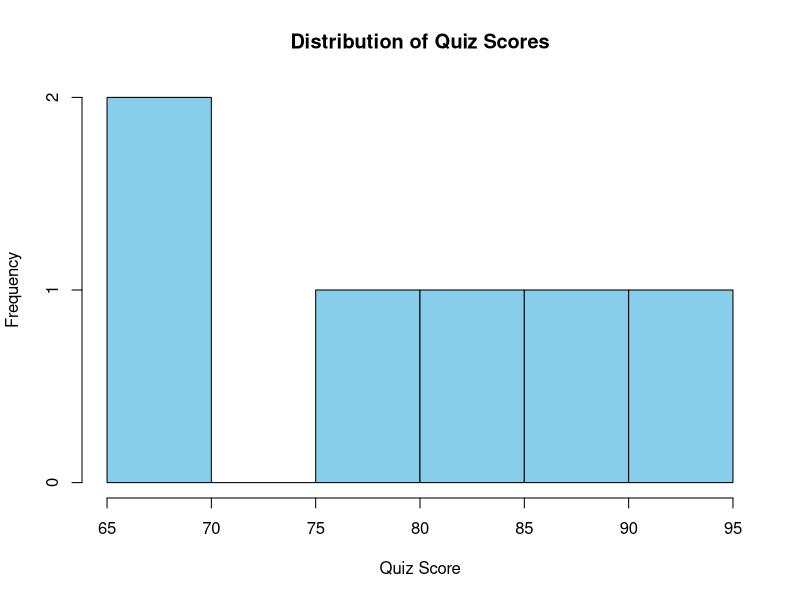

Generate this figure with R: (Note: this script raises an error after producing the figure.)
# Create Data set

Student_ID <- c("L01","L02","L03","L04","L05","L06")
Gender <- c("Male","Female","Male","Female","Male","Female")
Age <- c(20,22,19,21,23,20)
Course <- c("R","R","SQL","R","R","SQL")
Study_Time <- c(3.5,4.2,2.0,5.0,2.5,4.0)
Videos_Watched <- c(12,15,8,18,9,14)
Quiz_Score <- c(78,85,65,92,70,88)
Login_Date <- c("2025-01-05","2025-01-05","2025-02-08",
                "2025-02-08","2025-03-12","2025-03-12")

data <- data.frame(Student_ID,
                   Gender,
                   Age,
                   Course,
                   Study_Time,
                   Videos_Watched,
                   Quiz_Score,
                   Login_Date)

print(data)
hist(data$Quiz_Score,
     main="Distribution of Quiz Scores",
     xlab="Quiz Score",
     ylab="Frequency",
     col="skyblue",
     border="black")
plot(avg_score$Quiz_Score,
     type="o",
     xaxt="n",
     col="blue",
     xlab="Month",
     ylab="Average Quiz Score",
     main="Monthly Average Quiz Score")

axis(1,
     at=1:nrow(avg_score),
     labels=avg_score$Month)
moving_avg <- filter(avg_score$Quiz_Score,
                     rep(1/2,2),
                     sides=1)

lines(moving_avg,
      col="red",
      lwd=2)

legend("topleft",
       legend=c("Average Score","Moving Average"),
       col=c("blue","red"),
       lty=1)
moving_avg <- filter(avg_score$Quiz_Score,
                     rep(1/2,2),
                     sides=1)
